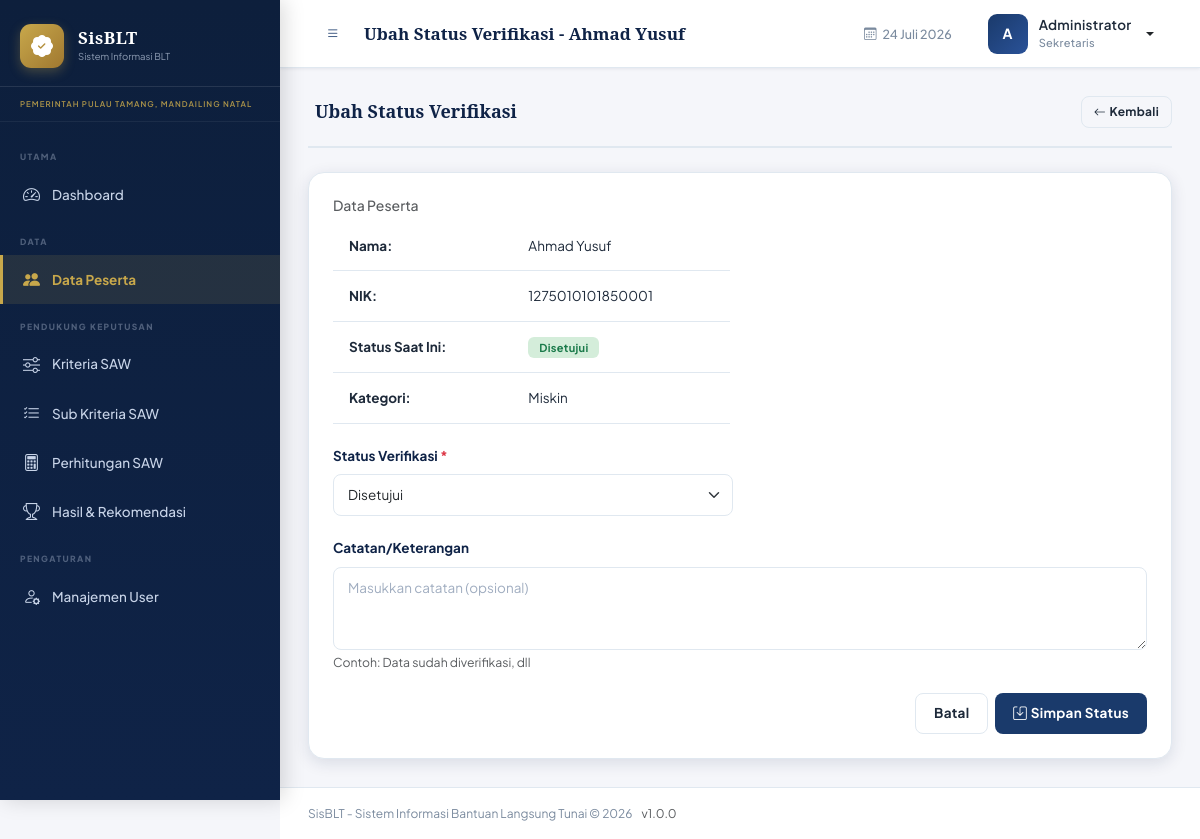
The page /pages/peserta/ubah_status.php?id=1 (signed in) on the database its author committed.
### tables this page shows
CREATE TABLE peserta (
    id INT AUTO_INCREMENT PRIMARY KEY,
    nik VARCHAR(16) NOT NULL UNIQUE,
    nama_lengkap VARCHAR(150) NOT NULL,
    tempat_lahir VARCHAR(100),
    tanggal_lahir DATE,
    jenis_kelamin ENUM('L', 'P') NOT NULL,
    agama VARCHAR(30),
    pendidikan VARCHAR(50),
    pekerjaan VARCHAR(100),
    status_kawin ENUM('Belum Kawin', 'Kawin', 'Cerai Hidup', 'Cerai Mati') DEFAULT 'Belum Kawin',
    alamat TEXT NOT NULL,
    rt VARCHAR(5),
    rw VARCHAR(5),
    kelurahan_id INT,
    kode_pos VARCHAR(10),
    no_telepon VARCHAR(20),
    no_kk VARCHAR(16),
    nama_kepala_keluarga VARCHAR(150),
    jumlah_anggota_keluarga INT DEFAULT 1 CHECK (jumlah_anggota_keluarga > 0),
    jumlah_anak_usia_sekolah INT DEFAULT 0 CHECK (jumlah_anak_usia_sekolah >= 0),
    penghasilan_bulanan DECIMAL(15,2) DEFAULT 0 CHECK (penghasilan_bulanan >= 0),
    kategori_kemiskinan ENUM('Sangat Miskin', 'Miskin', 'Hampir Miskin') DEFAULT 'Miskin',
    kondisi_rumah ENUM('Tidak Layak', 'Kurang Layak', 'Layak') DEFAULT 'Kurang Layak',
    foto_ktp VARCHAR(255) DEFAULT NULL,
    foto_kk VARCHAR(255) DEFAULT NULL,
    foto_peserta VARCHAR(255) DEFAULT NULL,
    status_verifikasi ENUM('menunggu', 'disetujui', 'ditolak') DEFAULT 'menunggu',
    catatan_verifikasi TEXT DEFAULT NULL,
    diverifikasi_oleh INT DEFAULT NULL,
    tanggal_verifikasi DATETIME DEFAULT NULL,
    status_aktif ENUM('aktif', 'nonaktif') DEFAULT 'aktif',
    ditambahkan_oleh INT,
    created_at TIMESTAMP DEFAULT CURRENT_TIMESTAMP,
    updated_at TIMESTAMP DEFAULT CURRENT_TIMESTAMP ON UPDATE CURRENT_TIMESTAMP,
    FOREIGN KEY (kelurahan_id) REFERENCES kelurahan(id) ON DELETE SET NULL,
    FOREIGN KEY (diverifikasi_oleh) REFERENCES users(id) ON DELETE SET NULL,
    FOREIGN KEY (ditambahkan_oleh) REFERENCES users(id) ON DELETE SET NULL,
    KEY idx_nik (nik),
    KEY idx_nama_lengkap (nama_lengkap),
    KEY idx_kelurahan_id (kelurahan_id),
    KEY idx_status_verifikasi (status_verifikasi),
    KEY idx_status_aktif (status_aktif),
    KEY idx_created_at (created_at),
    KEY idx_kategori_kemiskinan (kategori_kemiskinan)
);

### pages/peserta/ubah_status.php (the view, shortened to what this page needs)
<?php
require_once '../../includes/functions.php';
$id = (int)($_GET['id'] ?? 0);
$peserta = dbFetchOne("SELECT * FROM peserta WHERE id=?", [$id]);
$pageTitle = 'Ubah Status Verifikasi - ' . $peserta['nama_lengkap'];
require_once '../../includes/header.php';
?>
<div class="page-header">
    <h5><i class="bi bi-checkbox-circle me-2"></i>Ubah Status Verifikasi</h5>
    <a href="index.php" class="btn btn-outline-secondary btn-sm"><i class="bi bi-arrow-left me-1"></i>Kembali</a>
</div>
<div class="card">
    <div class="card-body">
        <div class="row mb-4">
            <div class="col-md-6">
                <h6 class="text-muted mb-2">Data Peserta</h6>
                <table class="table table-sm mb-0">
                    <tr>
                        <td><strong>Nama:</strong></td>
                        <td><?= sanitize($peserta['nama_lengkap']) ?></td>
                    </tr>
                    <tr>
                        <td><strong>NIK:</strong></td>
                        <td><?= sanitize($peserta['nik']) ?></td>
                    </tr>
                    <tr>
                        <td><strong>Status Saat Ini:</strong></td>
                        <td><?= badgeStatus($peserta['status_verifikasi']) ?></td>
                    </tr>
                    <tr>
                        <td><strong>Kategori:</strong></td>
                        <td><?= sanitize($peserta['kategori_kemiskinan'] ?? '-') ?></td>
                    </tr>
                </table>
            </div>
        </div>
        <form method="POST">
            <div class="row g-3">
                <div class="col-md-6">
                    <label class="form-label">Status Verifikasi <span class="text-danger">*</span></label>
                    <select class="form-select" name="status_verifikasi" required>
                        <option value="disetujui" <?= $peserta['status_verifikasi'] === 'disetujui' ? 'selected' : '' ?>>Disetujui</option>
                    </select>
                </div>
            </div>
            <div class="row g-3 mt-2">
                <div class="col-12">
                    <label class="form-label">Catatan/Keterangan</label>
                    <textarea class="form-control" name="catatan_verifikasi" rows="3" placeholder="Masukkan catatan (opsional)"><?= sanitize($peserta['catatan_verifikasi'] ?? '') ?></textarea>
                    <small class="text-muted">Contoh: Data sudah diverifikasi, dll</small>
                </div>
            </div>
            <div class="d-flex gap-2 justify-content-end mt-4">
                <a href="index.php" class="btn btn-outline-secondary">Batal</a>
                <button type="submit" class="btn btn-primary"><i class="bi bi-save me-1"></i>Simpan Status</button>
            </div>
        </form>
    </div>
</div>
<?php require_once '../../includes/footer.php'; ?>

### includes/header.php (shortened to what this page needs)
<?php
require_once __DIR__ . '/functions.php';
$currentUser = getCurrentUser();
$currentPage = basename($_SERVER['PHP_SELF'], '.php');
$currentPath = str_replace('\\', '/', dirname($_SERVER['PHP_SELF']));
$pageFolder = basename(dirname($_SERVER['PHP_SELF']));
?>
<!DOCTYPE html>
<html lang="id">
<head>
    <link rel="stylesheet" href="https://cdnjs.cloudflare.com/ajax/libs/bootstrap/5.3.2/css/bootstrap.min.css">
    <link rel="stylesheet" href="https://cdnjs.cloudflare.com/ajax/libs/bootstrap-icons/1.11.3/font/bootstrap-icons.min.css">
    <link rel="stylesheet" href="<?= BASE_URL ?>assets/css/style.css">
</head>
<body>
<div class="sidebar" id="sidebar">
    <div class="sidebar-brand">
        <div class="brand-icon"><i class="bi bi-patch-check-fill"></i></div>
        <div>
            <div class="brand-title"><?= APP_SHORT ?></div>
            <div class="brand-sub">Sistem Informasi BLT</div>
        </div>
    </div>
    <div class="sidebar-instansi">
        <small><?= APP_INSTANSI ?></small>
    </div>
    <nav class="sidebar-nav">
        <div class="nav-label">UTAMA</div>
        <a href="<?= BASE_URL ?>dashboard.php" class="nav-item <?= basename($currentPath) === 'htdocs' || basename($currentPath) === 'blt-dashboardddd' || $currentPage === 'dashboard' ? 'active' : '' ?>">
            <i class="bi bi-speedometer2"></i> Dashboard
        </a>
        <?php if (in_array($currentUser['role'], ['admin', 'atasan'])): ?>
        <div class="nav-label">DATA</div>
        <a href="<?= BASE_URL ?>pages/peserta/index.php" class="nav-item <?= $pageFolder === 'peserta' ? 'active' : '' ?>">
            <i class="bi bi-people-fill"></i> Data Peserta
        </a>
        <?php endif; ?>
        <div class="nav-label">PENDUKUNG KEPUTUSAN</div>
        <?php if (in_array($currentUser['role'], ['admin'])): ?>
        <a href="<?= BASE_URL ?>pages/saw/kriteria.php" class="nav-item <?= $pageFolder === 'saw' && $currentPage === 'kriteria' ? 'active' : '' ?>">
            <i class="bi bi-sliders"></i> Kriteria SAW
        </a>
        <a href="<?= BASE_URL ?>pages/saw/sub_kriteria.php" class="nav-item <?= $pageFolder === 'saw' && $currentPage === 'sub_kriteria' ? 'active' : '' ?>">
            <i class="bi bi-list-check"></i> Sub Kriteria SAW
        </a>
        <?php endif; ?>
        <a href="<?= BASE_URL ?>pages/saw/perhitungan.php" class="nav-item <?= $pageFolder === 'saw' && $currentPage === 'perhitungan' ? 'active' : '' ?>">
            <i class="bi bi-calculator"></i> Perhitungan SAW
        </a>
        <a href="<?= BASE_URL ?>pages/saw/hasil.php" class="nav-item <?= $pageFolder === 'saw' && $currentPage === 'hasil' ? 'active' : '' ?>">
            <i class="bi bi-trophy"></i> Hasil & Rekomendasi
        </a>
        <?php if ($currentUser['role'] === 'admin'): ?>
        <div class="nav-label">PENGATURAN</div>
        <a href="<?= BASE_URL ?>pages/users/index.php" class="nav-item <?= $pageFolder === 'users' ? 'active' : '' ?>">
            <i class="bi bi-person-gear"></i> Manajemen User
        </a>
        <?php endif; ?>
    </nav>
</div>
<div class="main-wrapper" id="mainWrapper">
    <header class="topbar">
        <button class="btn btn-icon sidebar-toggle" id="sidebarToggle">
            <i class="bi bi-list"></i>
        </button>
        <div class="topbar-title"><?= isset($pageTitle) ? sanitize($pageTitle) : 'Dashboard' ?></div>
        <div class="topbar-right">
            <div class="topbar-date">
                <i class="bi bi-calendar3"></i>
                <?= formatTanggal(date('Y-m-d')) ?>
            </div>
            <div class="dropdown">
                <button class="btn btn-user dropdown-toggle" data-bs-toggle="dropdown">
                    <div class="user-avatar"><?= strtoupper(substr($currentUser['nama'], 0, 1)) ?></div>
                    <div class="user-info d-none d-md-block">
                        <div class="user-name"><?= sanitize($currentUser['nama']) ?></div>
                        <div class="user-role"><?= getRoleLabel($currentUser['role']) ?></div>
                    </div>
                </button>
            </div>
        </div>
    </header>
    <main class="main-content">

### includes/functions.php (shortened to what this page needs)
<?php
function getDB() {
    static $conn = null;
    if ($conn === null) {
        $conn = new mysqli(DB_HOST, DB_USER, DB_PASS, DB_NAME);
        $conn->set_charset(DB_CHARSET);
    }
    return $conn;
}
function isLoggedIn() {
    return isset($_SESSION['user_id']) && !empty($_SESSION['user_id']);
}
function getCurrentUser() {
    return [
        'id'    => $_SESSION['user_id'],
        'nama'  => $_SESSION['user_nama'],
        'role'  => $_SESSION['user_role'],
        'username' => $_SESSION['user_username'],
    ];
}
function getRoleLabel($role) {
    $labels = [
        'admin'      => 'Sekretaris',
        'atasan'     => 'Kepala Desa',
        'sekretaris' => 'Sekretaris',
    ];
    return $labels[$role] ?? ucfirst($role);
}
function dbQuery($sql, $params = [], $types = '') {
    $db = getDB();
    $stmt = $db->prepare($sql);
    if ($params) {
        if (!$types) {
            $types = str_repeat('s', count($params));
        }
        $stmt->bind_param($types, ...$params);
    }
    $stmt->execute();
    return $stmt;
}
function dbFetchOne($sql, $params = [], $types = '') {
    $stmt = dbQuery($sql, $params, $types);
    $result = $stmt->get_result();
    return $result->fetch_assoc();
}
function formatTanggal($date, $withTime = false) {
    $bulan = ['', 'Januari', 'Februari', 'Maret', 'April', 'Mei', 'Juni',
              'Juli', 'Agustus', 'September', 'Oktober', 'November', 'Desember'];
    $ts = strtotime($date);
    $d = date('d', $ts);
    $m = $bulan[(int)date('m', $ts)];
    $y = date('Y', $ts);
    $result = "$d $m $y";
    return $result;
}
function sanitize($str) {
    return htmlspecialchars(trim($str ?? ''), ENT_QUOTES, 'UTF-8');
}
function badgeStatus($status) {
    $map = [
        'menunggu'   => ['warning', 'Menunggu'],
        'disetujui'  => ['success', 'Disetujui'],
        'ditolak'    => ['danger', 'Ditolak'],
        'aktif'      => ['success', 'Aktif'],
        'nonaktif'   => ['secondary', 'Nonaktif'],
        'sudah_bayar'=> ['success', 'Sudah Dibayar'],
        'gagal'      => ['danger', 'Gagal'],
        'draft'      => ['secondary', 'Draft'],
        'selesai'    => ['info', 'Selesai'],
    ];
    $info = $map[$status] ?? ['secondary', ucfirst($status)];
    return '<span class="badge bg-' . $info[0] . '">' . $info[1] . '</span>';
}

### rows shown on the page
peserta: nama_lengkap "Ubah Status Verifikasi - Ahmad Yusuf", nama_lengkap "Ahmad Yusuf", nik "1275010101850001", status_verifikasi "Disetujui", kategori_kemiskinan "Miskin"

### other values the page prints
APP_SHORT "SisBLT"
APP_INSTANSI "PEMERINTAH PULAU TAMANG, MANDAILING NATAL"
substr($currentUser['nama'], 0, 1) "A"
$currentUser['nama'] "Administrator"
getRoleLabel($currentUser['role']) "Sekretaris"
APP_NAME "SisBLT - Sistem Informasi Bantuan Langsung Tunai"
APP_TAHUN "2026"
APP_VERSION "1.0.0"
